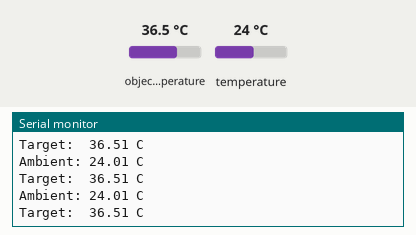
Recording of a sketch running on a simulated Arduino Uno, built with avr-gcc and run on an emulated ATmega328P. On the bench: the last lines printed to the serial monitor. The test bench sets the inputs (shaded band); at power-on: object temperature 36.5 °C, temperature 24 °C.

Above: at 1.3 s.
1.4 s: object temperature set to 20 °C
At 1.9 s:
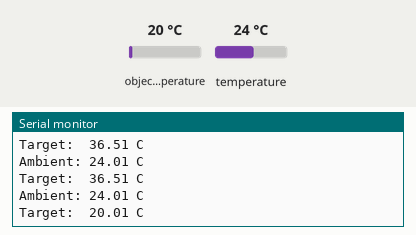
2.9 s: temperature set to 12 °C
At 3.4 s:
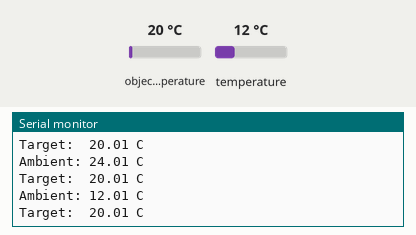
4.4 s: object temperature set to 26 °C
At 4.9 s:
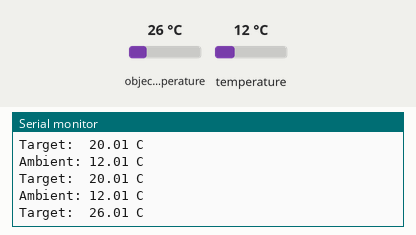
Timing chart, 0 to 7.4 s (numbered marks = the images above; inputs shaded):
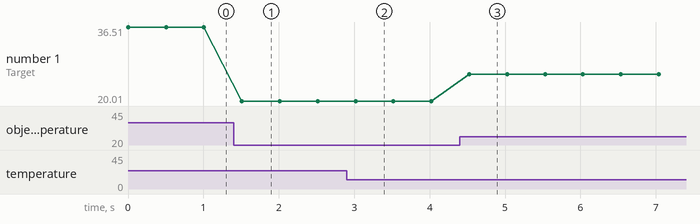

Measured:
- after the input at 1.4 s, the serial monitor: prints a new line after 0.11 s (image 1)
- after the input at 2.9 s, the serial monitor: prints a new line after 0.12 s (image 2)
- after the input at 4.4 s, the serial monitor: prints a new line after 0.13 s (image 3)
- plotted number 1: 36.51 → 20.01 after the input at 1.4 s, 20.01 → 26.01 after the input at 4.4 s

The sketch:

IR_Temp.ino
```cpp
#include <Wire.h>
#include <Adafruit_MLX90614.h>

Adafruit_MLX90614 mlx = Adafruit_MLX90614();

void setup() {
  Serial.begin(115200);
  Wire.begin();
  uint8_t Sensor_Address = 0x5B; //Default 0x5A
  mlx.begin(Sensor_Address, &Wire);
}

void loop() {
 Serial.print("Ambient: ");
 Serial.print(mlx.readAmbientTempC());
 Serial.println(" C");

 Serial.print("Target:  ");
 Serial.print(mlx.readObjectTempC());
 Serial.println(" C");

 delay(500);

}
```
